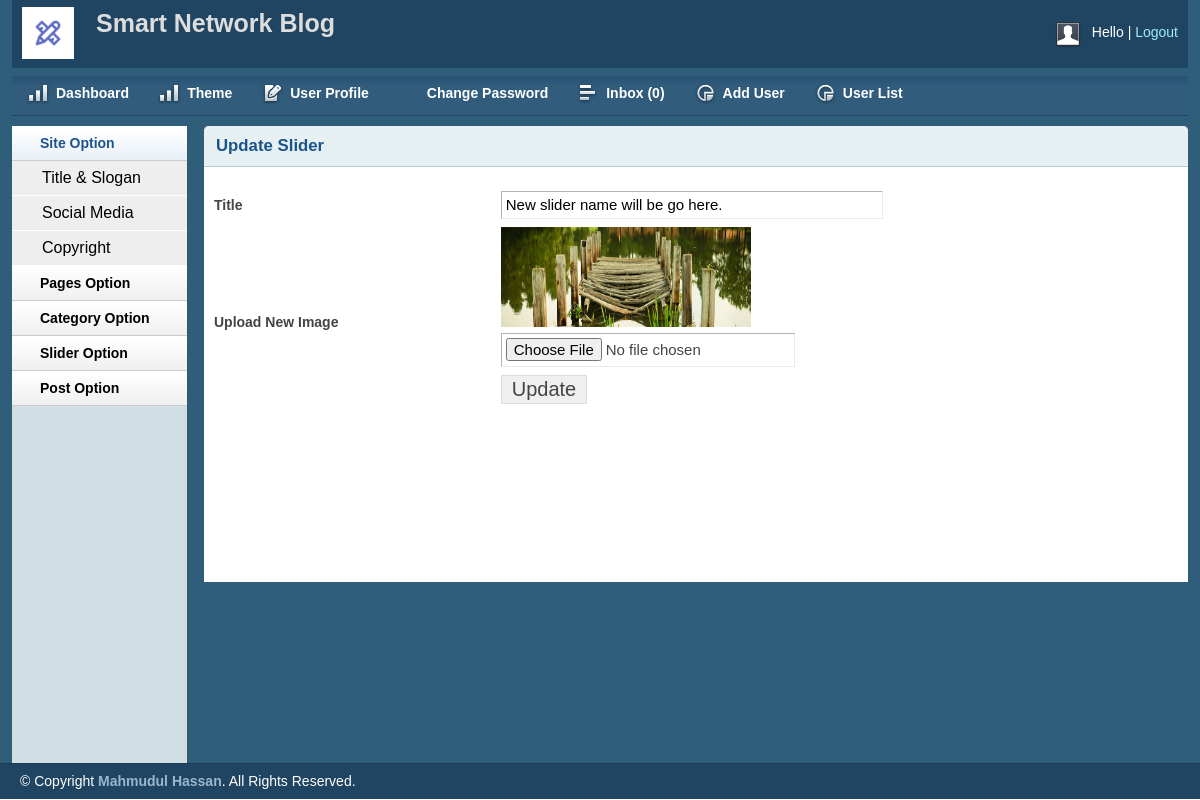
The page /blog.smartnetwork.org.in/admin/editslider.php?sliderid=3 on the database its author committed.
### tables this page shows
CREATE TABLE `tbl_slider` (
  `id` int(11) NOT NULL,
  `title` varchar(255) NOT NULL,
  `image` varchar(255) NOT NULL
);

### blog.smartnetwork.org.in/lib/Database.php (called while the page is built, shortened)
<?php
Class Database{
	public $host   = DB_HOST;
	public $user   = DB_USER;
	public $pass   = DB_PASS;
	public $dbname = DB_NAME;
	public $link;
	private function connectDB(){
	$this->link = new mysqli($this->host, $this->user, $this->pass, $this->dbname);
 }
	public function select($query){
		$result = $this->link->query($query) or die($this->link->error.__LINE__);
		if($result->num_rows > 0){
			return $result;
		} else {
			return false;
		}
	}
}
?>

### blog.smartnetwork.org.in/admin/editslider.php (the view, shortened to what this page needs)
<?php include 'inc/header.php';?>
<?php include 'inc/sidebar.php';?>
<?php
    if (!isset($_GET['sliderid']) || $_GET['sliderid'] == NULL) {
        echo "<script>window.location = 'sliderlist.php';</script>";
    } else{
        $sliderid = $_GET['sliderid'];
    }
?>
<div class="grid_10">
<div class="box round first grid">
    <h2>Update Slider</h2>
    <div class="block">
<?php
$query = "SELECT * FROM tbl_slider WHERE id = '$sliderid'";
$getslider = $db->select($query);
if ($getslider) {
    while ($sliderresult = $getslider->fetch_assoc()) {
?>
 <form action="" method="post" enctype="multipart/form-data">
    <table class="form">
        <tr>
            <td>
                <label>Title</label>
            </td>
            <td>
                <input type="text" name="title" value="<?php echo $sliderresult['title']; ?>" class="medium" />
            </td>
        </tr>
        <tr>
            <td>
                <label>Upload New Image</label>
            </td>
            <td>
                <img src="<?php echo $sliderresult['image']; ?>" height="100px" width="250px"><br>
                <input type="file" name="image" />
            </td>
        </tr>
		<tr>
            <td></td>
            <td>
                <input type="submit" name="submit" Value="Update" />
            </td>
        </tr>
    </table>
    </form>
<?php } } ?>
    </div>
</div>
</div>
<?php include 'inc/footer.php';?>

### smartnetwork.org.in/ftpaccess/blog.smartnetwork.org.in/admin/css/text.css (style rules this page uses)
body { font: 13px/1.5 Tahoma, Helvetica, Arial, 'Liberation Sans', FreeSans, sans-serif; }
h2 { font-size: 23px; }
p, dl, hr, h1, h2, h3, h4, h5, h6, ol, ul, pre, table, address, fieldset { margin-bottom: 20px; }

### smartnetwork.org.in/ftpaccess/blog.smartnetwork.org.in/admin/css/grid.css (style rules this page uses)
.grid_1, .grid_2, .grid_3, .grid_4, .grid_5, .grid_6, .grid_7, .grid_8, .grid_9, .grid_10, .grid_11, .grid_12, .grid_13, .grid_14, .grid_15, .grid_16 { display: inline; float: left; margin-left: 1%; margin-right: 1%; }
.container_12 .grid_10 { width: 81.333%; }

### smartnetwork.org.in/ftpaccess/blog.smartnetwork.org.in/admin/css/layout.css (style rules this page uses)
body { background: #fff none repeat scroll 0 0; color: #444; font-size: 14px; padding: 0; }
h1, h2, h3, h4, h5, h6 { line-height:1.2em; margin-bottom:.3em; }
h2 { margin-top:1em; }
.box { background:#fff; margin-bottom:20px; padding:10px 10px 10px 10px; margin-left:-8px; }
.box.grid { padding-bottom:40px; }
.box.round { -moz-border-radius: 5px 5px 0px 0px; -webkit-border-radius: 5px 5px 0px 0px; border-radius: 5px 5px 0px 0px; }
.box h2 { font-size:1.2em; font-weight:bold; color:#1B548D; background:#E6F0F3; margin:-10px -10px 0 -10px; padding:10px 12px; border-bottom:1px solid #B3CBD6; -moz-border-radius: 5px 5px 0px 0px; -webkit-border-radius: 5px 5px 0px 0px; border-radius: 5px 5px 0px 0px; }
.box.first { min-height: 406px; }
.block { padding-top:20px; }
table.form { width:100%; }
table.form td { padding:4px 0px; }
table.form label { font-weight:bold; }
table.form input, table.form select { font-size: 15px; padding: 4px 4px 5px 4px; border-top: 1px solid #b3b3b3; border-left: 1px solid #b3b3b3; border-right: 1px solid #eaeaea; border-bottom: 1px solid #eaeaea; }
table.form input[type="submit"] { border: 1px solid #ddd; color: #444; cursor: pointer; font-size: 20px; padding: 2px 10px; }
input.medium { width: 55%; }
.block { padding-bottom:1px; }

### rows shown on the page
tbl_slider: title "New slider name will be go here.", image (picture)
